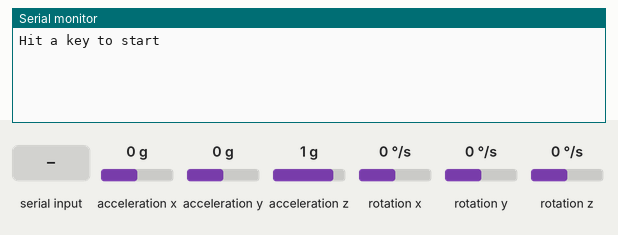
A sketch run on a simulated ESP32. Shown: the last lines printed to the serial monitor. Wiring (inferred from the names in the program): MPU-6050 motion sensor at I2C address 0x68. The test bench sets the inputs (shaded band); at power-on: acceleration x 0 g, acceleration y 0 g, acceleration z 1 g, rotation x 0 °/s, rotation y 0 °/s, rotation z 0 °/s.

Above: at 0.8 s.
0.9 s: "1" received over Serial
At 1.4 s:
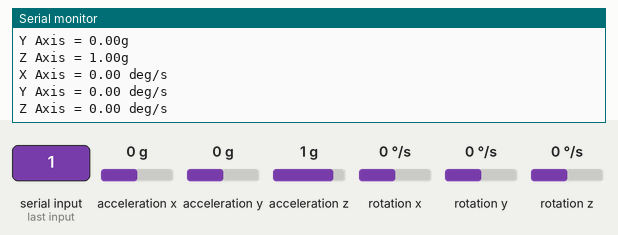
2.4 s: acceleration x set to -1.4 g
3.9 s: acceleration y set to -1.4 g
5.4 s: acceleration z set to -1.4 g
6.9 s: rotation x set to -192 °/s
At 7.4 s:
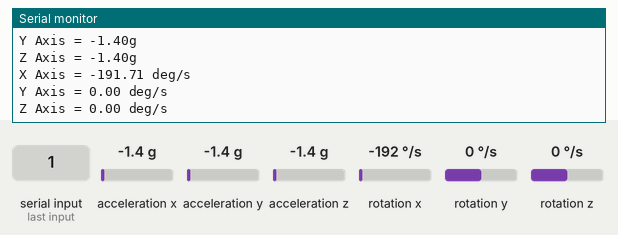
8.4 s: rotation y set to -192 °/s
At 9.0 s:
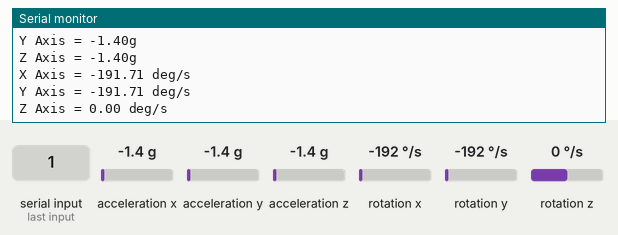

The sketch:

i2c_test.ino
```cpp
// MPU 6050 Accelerometer and Gyroscope Exame
// Written by Taylor Schweizer

// We will be using the I2C communication protocol to communicate witht he MPU 6050
// The I2C protocol is setup in the Wire library - we need to include this library
#include <Wire.h>;

// The default address of the MPU is 0x68
const int MPU_addr = 0x68;

void setup()
{
  // Here we will begin the I2C communication
  Serial.begin(115200);
  Serial.println("Hit a key to start"); // signal initalization done
  while (Serial.available() == 0)
    ;
  Wire.begin(4, 5, 100000);

  // Begin transmission with the MPU
  Wire.beginTransmission(MPU_addr);

  // According to the MPU 6050 Register Map, the PWR_MGMT_1 register allows us to configure the power mode of the MPU.
  // Looking at the register map page 40, PWR_MGMT_1 is located at 0x6B (107 in decimal, 01101011 in binary)
  // Think of each register in the MPU of having 8 bits that can be changed to change the settings.
  // For register 0x6B, the first three bits - Bit0 through Bit2 - are for selecting the clock source. A value of 0 sets the clock source to the internal 8MHZ oscillator, therefore the first three bits are all 0.
  // If we decided to use the PLL with external 19.2MHz reference, we would send 5 (decimal), so Bit0 would be 1, Bit1 would be 0, Bit2 would be 1, making 101 in binary which is 5 in decimal
  // Bit3 is labelled TEMP_DIS, and allows us to turn the temperature sensor on or off. A value of 1 turns if off, we might as well leave it on so Bit3 will be 0.
  // Bit4 is reserved, so we will just send 0 - the default
  // Bit5 is labelled CYCLE, which lets us specificy an automatic sleep cycle. We will set it to 0 and avoid the hassle of a sleep mode
  // Bit6 is labelled SLEEP, which lets us put it into sleep mode. Since we want the device on, we will set Bit6 to 0.
  // Bit7 is DEVICE_RESET, which resets all internal registers to their default values. We won't be doing that, so Bit7 is 0.

  // Based on the above, the 8 bits we will send to the MPU are all 0, so we can send any value of zero we want - hex 0x00, dec 0
  // This will power on the device and specify the initial power settings.
  // First, we tell the MPU which register we are writing to
  Wire.write(0x6B);

  // Second, we send the values that we discussed previously
  Wire.write(0x00);
  // Now, I'm not sure if you can continue sending data by sending a new register address and then the data, or if you need to end the transmission first. Just to be on the safe side, we will end the transmission and restart it.
  Wire.endTransmission(true);
  delay(50);
  Wire.beginTransmission(MPU_addr);
  // Now that we are done with that, let's go on and configure the accelerometer and gyroscope
  // Note: none of this is really essential: I'm basically just doing this to help you understand how to work with these register maps and stuff. This device is extremely powerful if it is used correctly, and practice makes perfect.

  // First, let's configure the Gyroscope. According to page 14 of the register map, the register holding the GYRO_CONFIG settings is located at 0x1B
  // Here is a breakdown of the bits:
  // Bit0 - Reserved, set to 0
  // Bit1 - Reserved, set to 0
  // Bit2 - Reserved, set to 0
  // Bit3 - FS_SEL
  // Bit4 - FS_SEL  -  This sets the full scale range of the gyroscope. Considering we will be running the wheel at a max of 100 RPM, that is 600°/s. Therefore we need to set FS_SEL to the +-1000°/s setting, which is decimal 2, hex 0x02, binary 10
  // Bit5 - ZG_ST - Activates self test of gyroscope Z axis if set to 1. We will set it to 0
  // Bit6 - YG_ST - same as ZG_ST but with Y axis
  // Bit7 - XG_ST - same as ZG_ST but with X axis

  // According to those values, we want to send the value 0 0 0 1 0 0 0 0, which is dec 16 hex 0x10
  // And remember, we want to send it to 0x1B
  Wire.write(0x1B);
  Wire.write(0x10);

  // End and restart transmission
  Wire.endTransmission(true);

  Wire.beginTransmission(MPU_addr);

  // Next, let's do the accelerometer. I'll skip going through figuring out each bit, and just say I want to send 0x00 - there's almost no way we will experience more than 2g of acceleration on the wheelchair, so the full scale range can be +-2g. The address is 0x1C
  Wire.write(0x1C);
  Wire.write(0x00);

  // Once we send the values, we end the transmission because we don't have any further data to send for now
  Wire.endTransmission(true);

  // Begin a serial connection so we can read the data
}

void loop()
{
  byte XAxis = 0;
  Wire.beginTransmission(MPU_addr);
  Wire.write(0x3B);
  Wire.endTransmission(false);
  Wire.requestFrom(MPU_addr, 1, true);
  XAxis = Wire.read();
  byte XAxisL = 0;
  Wire.beginTransmission(MPU_addr);
  Wire.write(0x3C);
  Wire.endTransmission(false);
  Wire.requestFrom(MPU_addr, 1, true);
  XAxisL = Wire.read();
  int16_t XAxisFull = XAxis << 8 | XAxisL;
  float XAxisFinal = (float)XAxisFull / 16384.0;
  Wire.beginTransmission(MPU_addr);
  Wire.write(0x3D);
  Wire.endTransmission(false);
  Wire.requestFrom(MPU_addr, 4, true);
  int16_t YAxisFull = (Wire.read() << 8 | Wire.read());
  int16_t ZAxisFull = (Wire.read() << 8 | Wire.read());
  float YAxisFinal = (float)YAxisFull / 16384.0;
  float ZAxisFinal = (float)ZAxisFull / 16384.0;
  Serial.print("X Axis = ");
  Serial.print(XAxisFinal);
  Serial.println("g");
  Serial.print("Y Axis = ");
  Serial.print(YAxisFinal);
  Serial.println("g");
  Serial.print("Z Axis = ");
  Serial.print(ZAxisFinal);
  Serial.println("g");
  Wire.beginTransmission(MPU_addr);
  Wire.write(0x43);
  Wire.endTransmission(false);
  Wire.requestFrom(MPU_addr, 6, true);
  int16_t XGyroFull = Wire.read() << 8 | Wire.read();
  int16_t YGyroFull = Wire.read() << 8 | Wire.read();
  int16_t ZGyroFull = Wire.read() << 8 | Wire.read();
  float XGyroFinal = (float)XGyroFull / 32.8;
  float YGyroFinal = (float)YGyroFull / 32.8;
  float ZGyroFinal = (float)ZGyroFull / 32.8;
  Serial.print("X Axis = ");
  Serial.print(XGyroFinal);
  Serial.println(" deg/s");
  Serial.print("Y Axis = ");
  Serial.print(YGyroFinal);
  Serial.println(" deg/s");
  Serial.print("Z Axis = ");
  Serial.print(ZGyroFinal);
  Serial.println(" deg/s");
  // Hell yeah!
  delay(500);
}
```

Measured:
- after the input at 0.9 s, the serial monitor: prints a new line after 0.05 s (image 1)
- after the input at 6.9 s, the serial monitor: prints a new line after 0.12 s (image 2)
- after the input at 8.4 s, the serial monitor: prints a new line after 0.14 s (image 3)
